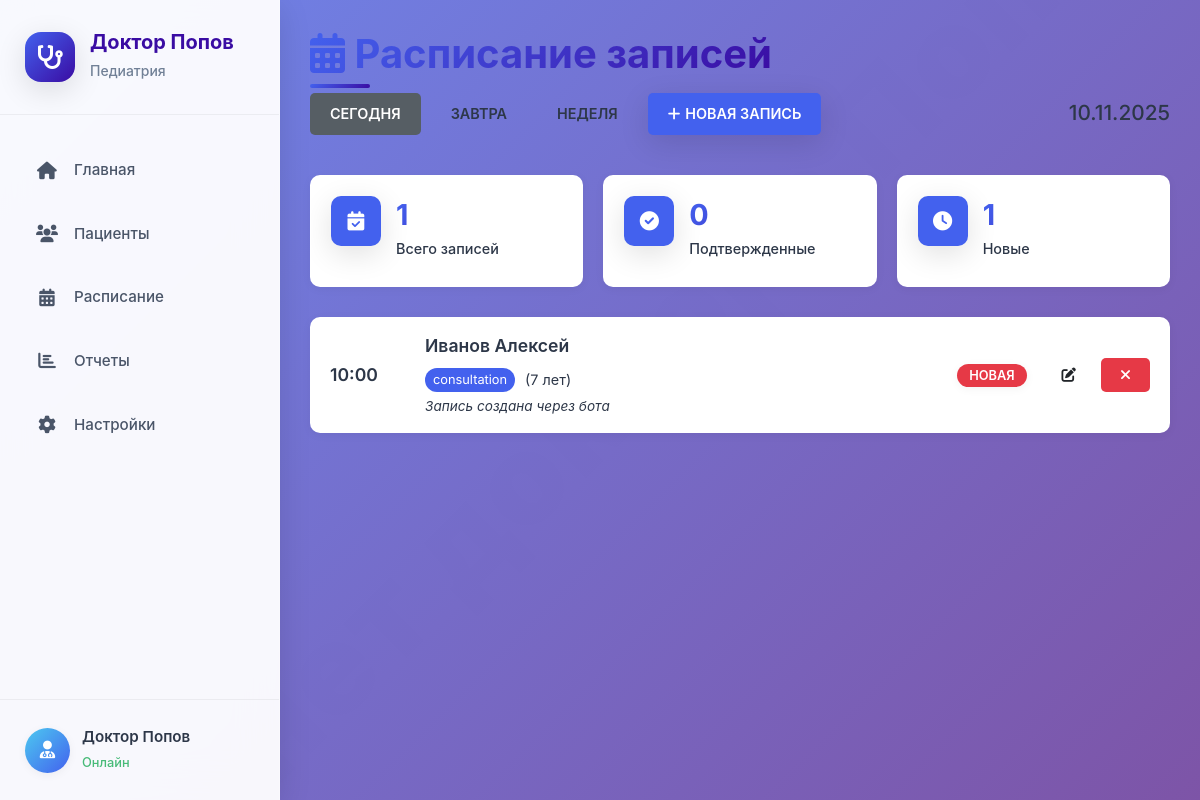
The app's page /appointments with its own data.
### app/models.py (models this page shows)
class Appointment(Base):
    __tablename__ = "appointments"
    id = Column(Integer, primary_key=True, index=True)
    patient_id = Column(Integer, ForeignKey("patients.id"))
    date = Column(Date, nullable=False)
    time = Column(Time, nullable=False)
    type = Column(String(50), nullable=False)  # primary, repeat, vaccination, consultation
    status = Column(String(20), default="new")  # new, confirmed, completed, cancelled
    comment = Column(Text)
    created_at = Column(DateTime, default=datetime.now)
    patient = relationship("Patient", back_populates="appointments")
    medical_record = relationship("MedicalRecord", back_populates="appointment", uselist=False)

### app/main.py (the view)
@app.get("/appointments", response_class=HTMLResponse)
async def appointments_page(request: Request, db: Session = Depends(get_db)):
    today = date.today()
    tomorrow = today + timedelta(days=1)
    next_week = today + timedelta(days=7)
    selected_date_str = request.query_params.get("selected_date", today.strftime('%Y-%m-%d'))
    try:
        selected_date = datetime.strptime(selected_date_str, '%Y-%m-%d').date()
    except:
        selected_date = today
    appointments = db.query(Appointment).filter(Appointment.date == selected_date).order_by(Appointment.time).all()
    appointments_data = []
    for appointment in appointments:
        patient = db.query(Patient).filter(Patient.id == appointment.patient_id).first()
        appointments_data.append({
            'id': appointment.id,
            'time': appointment.time.strftime('%H:%M'),
            'patient_name': f"{patient.last_name} {patient.first_name}" if patient else "Неизвестный",
            'patient_age': calculate_age(patient.birth_date) if patient and patient.birth_date else None,
            'type': appointment.type,
            'status': appointment.status,
            'notes': appointment.comment
        })
    return templates.TemplateResponse("appointments/list.html", {
        "request": request,
        "appointments": appointments_data,
        "selected_date": selected_date,
        "dates": {
            "today": today,
            "tomorrow": tomorrow,
            "next_week": next_week,
            "selected_date": selected_date
        }
    })

### app/templates/appointments/list.html (shortened to what this page needs)
{% extends "base.html" %}
{% block content %}
<div class="page-header">
    <h2 class="page-title">
        <i class="fas fa-calendar-alt"></i> Расписание записей
    </h2>
    <div class="date-navigation">
        <div class="nav-buttons">
            <a href="/appointments?selected_date={{ dates.today.strftime('%Y-%m-%d') }}"
               class="btn btn-secondary {% if dates.selected_date == dates.today %}active{% endif %}">
                СЕГОДНЯ
            </a>
            <a href="/appointments?selected_date={{ dates.tomorrow.strftime('%Y-%m-%d') }}"
               class="btn btn-secondary {% if dates.selected_date == dates.tomorrow %}active{% endif %}">
                ЗАВТРА
            </a>
            <a href="/appointments?selected_date={{ dates.next_week.strftime('%Y-%m-%d') }}"
               class="btn btn-secondary">
                НЕДЕЛЯ
            </a>
            <button class="btn btn-primary" onclick="showNewAppointmentModal()">
                <i class="fas fa-plus"></i> НОВАЯ ЗАПИСЬ
            </button>
        </div>
        <div class="current-date">
            <h3>{{ selected_date.strftime('%d.%m.%Y') }}</h3>
        </div>
    </div>
</div>
<div class="stats-grid">
    <div class="stat-card">
        <div class="stat-icon">
            <i class="fas fa-calendar-check"></i>
        </div>
        <div class="stat-info">
            <div class="stat-number">{{ appointments|length }}</div>
            <div class="stat-label">Всего записей</div>
        </div>
    </div>
    <div class="stat-card">
        <div class="stat-icon">
            <i class="fas fa-check-circle"></i>
        </div>
        <div class="stat-info">
            <div class="stat-number">{{ appointments|selectattr('status', 'equalto', 'confirmed')|list|length }}</div>
            <div class="stat-label">Подтвержденные</div>
        </div>
    </div>
    <div class="stat-card">
        <div class="stat-icon">
            <i class="fas fa-clock"></i>
        </div>
        <div class="stat-info">
            <div class="stat-number">{{ appointments|selectattr('status', 'equalto', 'new')|list|length }}</div>
            <div class="stat-label">Новые</div>
        </div>
    </div>
</div>
<div class="appointments-list">
    {% if appointments %}
        {% for appointment in appointments %}
        <div class="appointment-item {{ appointment.status }}">
            <div class="appointment-time">{{ appointment.time }}</div>
            <div class="appointment-info">
                <div class="patient-name">{{ appointment.patient_name }}</div>
                <div class="appointment-details">
                    <span class="appointment-type">{{ appointment.type }}</span>
                    {% if appointment.patient_age %}
                    <span class="patient-age">({{ appointment.patient_age }} лет)</span>
                    {% endif %}
                </div>
                {% if appointment.notes %}
                <div class="appointment-notes">{{ appointment.notes }}</div>
                {% endif %}
            </div>
            <div class="appointment-status">
                <span class="status-badge {{ appointment.status }}">
                    {% if appointment.status == 'new' %}НОВАЯ
                    {% elif appointment.status == 'confirmed' %}ПОДТВЕРЖДЕНА
                    {% elif appointment.status == 'completed' %}ЗАВЕРШЕНА
                    {% else %}{{ appointment.status|upper }}{% endif %}
                </span>
            </div>
            <div class="appointment-actions">
                <button class="btn btn-sm" onclick="editAppointment({{ appointment.id }})">
                    <i class="fas fa-edit"></i>
                </button>
                <button class="btn btn-sm btn-danger" onclick="cancelAppointment({{ appointment.id }})">
                    <i class="fas fa-times"></i>
                </button>
            </div>
        </div>
        {% endfor %}
    {% endif %}
</div>
{% endblock %}

### app/static/css/main.css (style rules this page uses)
:root { --primary: #4361ee; --primary-light: #4895ef; --primary-dark: #3a0ca3; --secondary: #f72585; --success: #4cc9f0; --warning: #f8961e; --danger: #e63946; --info: #7209b7; --gradient-primary: linear-gradient(135deg, #4361ee 0%, #3a0ca3 100%); --gradient-secondary: linear-gradient(135deg, #f72585 0%, #b5179e 100%); --gradient-success: linear-gradient(135deg, #4cc9f0 0%, #4361ee 100%); --gradient-bg: linear-gradient(135deg, #667eea 0%, #764ba2 100%); --gradient-card: linear-gradient(135deg, #ffffff 0%, #f8f9fa 100%); --shadow-sm: 0 2px 10px rgba(0, 0, 0, 0.05); --shadow-md: 0 8px 30px rgba(0, 0, 0, 0.12); --shadow-lg: 0 20px 60px rgba(0, 0, 0, 0.15); --shadow-hover: 0 15px 40px rgba(67, 97, 238, 0.2); --border-radius: 16px; --border-radius-sm: 12px; --border-radius-lg: 20px; --transition: all 0.4s cubic-bezier(0.25, 0.46, 0.45, 0.94); }
* { margin: 0; padding: 0; box-sizing: border-box; }
body { font-family: 'Inter', -apple-system, BlinkMacSystemFont, sans-serif; font-weight: 400; line-height: 1.6; color: #2d3748; overflow-x: hidden; background: #f8fafc; }
.page-header { margin-bottom: 40px; animation: slideDown 0.8s ease; }
.page-title { font-size: 2.5rem; font-weight: 700; background: var(--gradient-primary); -webkit-background-clip: text; -webkit-text-fill-color: transparent; background-clip: text; margin-bottom: 15px; position: relative; display: inline-block; }
.page-title::after { content: ''; position: absolute; bottom: -10px; left: 0; width: 60px; height: 4px; background: var(--gradient-primary); border-radius: 2px; }
.stats-grid { display: grid; grid-template-columns: repeat(auto-fit, minmax(280px, 1fr)); gap: 25px; margin-bottom: 40px; }
.stat-card { background: rgba(255, 255, 255, 0.95); backdrop-filter: blur(20px); border-radius: var(--border-radius); padding: 30px; box-shadow: var(--shadow-sm); border: 1px solid rgba(255, 255, 255, 0.2); transition: var(--transition); position: relative; overflow: hidden; }
.stat-card::before { content: ''; position: absolute; top: 0; left: 0; width: 100%; height: 100%; background: var(--gradient-card); opacity: 0; transition: var(--transition); }
.stat-icon { width: 70px; height: 70px; border-radius: 20px; display: flex; align-items: center; justify-content: center; font-size: 1.8rem; color: white; margin-bottom: 20px; box-shadow: var(--shadow-md); transition: var(--transition); }
.stat-info { position: relative; z-index: 2; }
.stat-number { font-size: 2.5rem; font-weight: 700; background: var(--gradient-primary); -webkit-background-clip: text; -webkit-text-fill-color: transparent; background-clip: text; line-height: 1; margin-bottom: 8px; }
.stat-label { color: #718096; font-weight: 500; font-size: 0.95rem; }
.btn { padding: 12px 24px; border-radius: var(--border-radius-sm); font-weight: 600; font-size: 0.95rem; text-decoration: none; display: inline-flex; align-items: center; gap: 8px; border: none; cursor: pointer; transition: var(--transition); position: relative; overflow: hidden; }
.btn::before { content: ''; position: absolute; top: 0; left: -100%; width: 100%; height: 100%; background: linear-gradient(90deg, transparent, rgba(255,255,255,0.2), transparent); transition: var(--transition); }
.btn-primary { background: var(--gradient-primary); color: white; box-shadow: var(--shadow-md); }
.btn-sm { padding: 8px 16px; font-size: 0.875rem; }
.patient-name { font-weight: 600; color: #2d3748; font-size: 1.1rem; margin-bottom: 4px; }
.status-badge { padding: 6px 16px; border-radius: 20px; font-size: 0.8rem; font-weight: 600; text-align: center; box-shadow: var(--shadow-sm); transition: var(--transition); }

### records on screen
Appointment: time "10:00", patient_name "Иванов Алексей", type "consultation", patient_age "7", notes "Запись создана через бота", status "НОВАЯ"

### other values on screen
{{ selected_date.strftime('%d.%m.%Y') }} "10.11.2025"
{{ appointments|length }} "1"
{{ appointments|selectattr('status', 'equalto', 'confirmed')|list|length }} "0"
{{ appointments|selectattr('status', 'equalto', 'new')|list|length }} "1"
